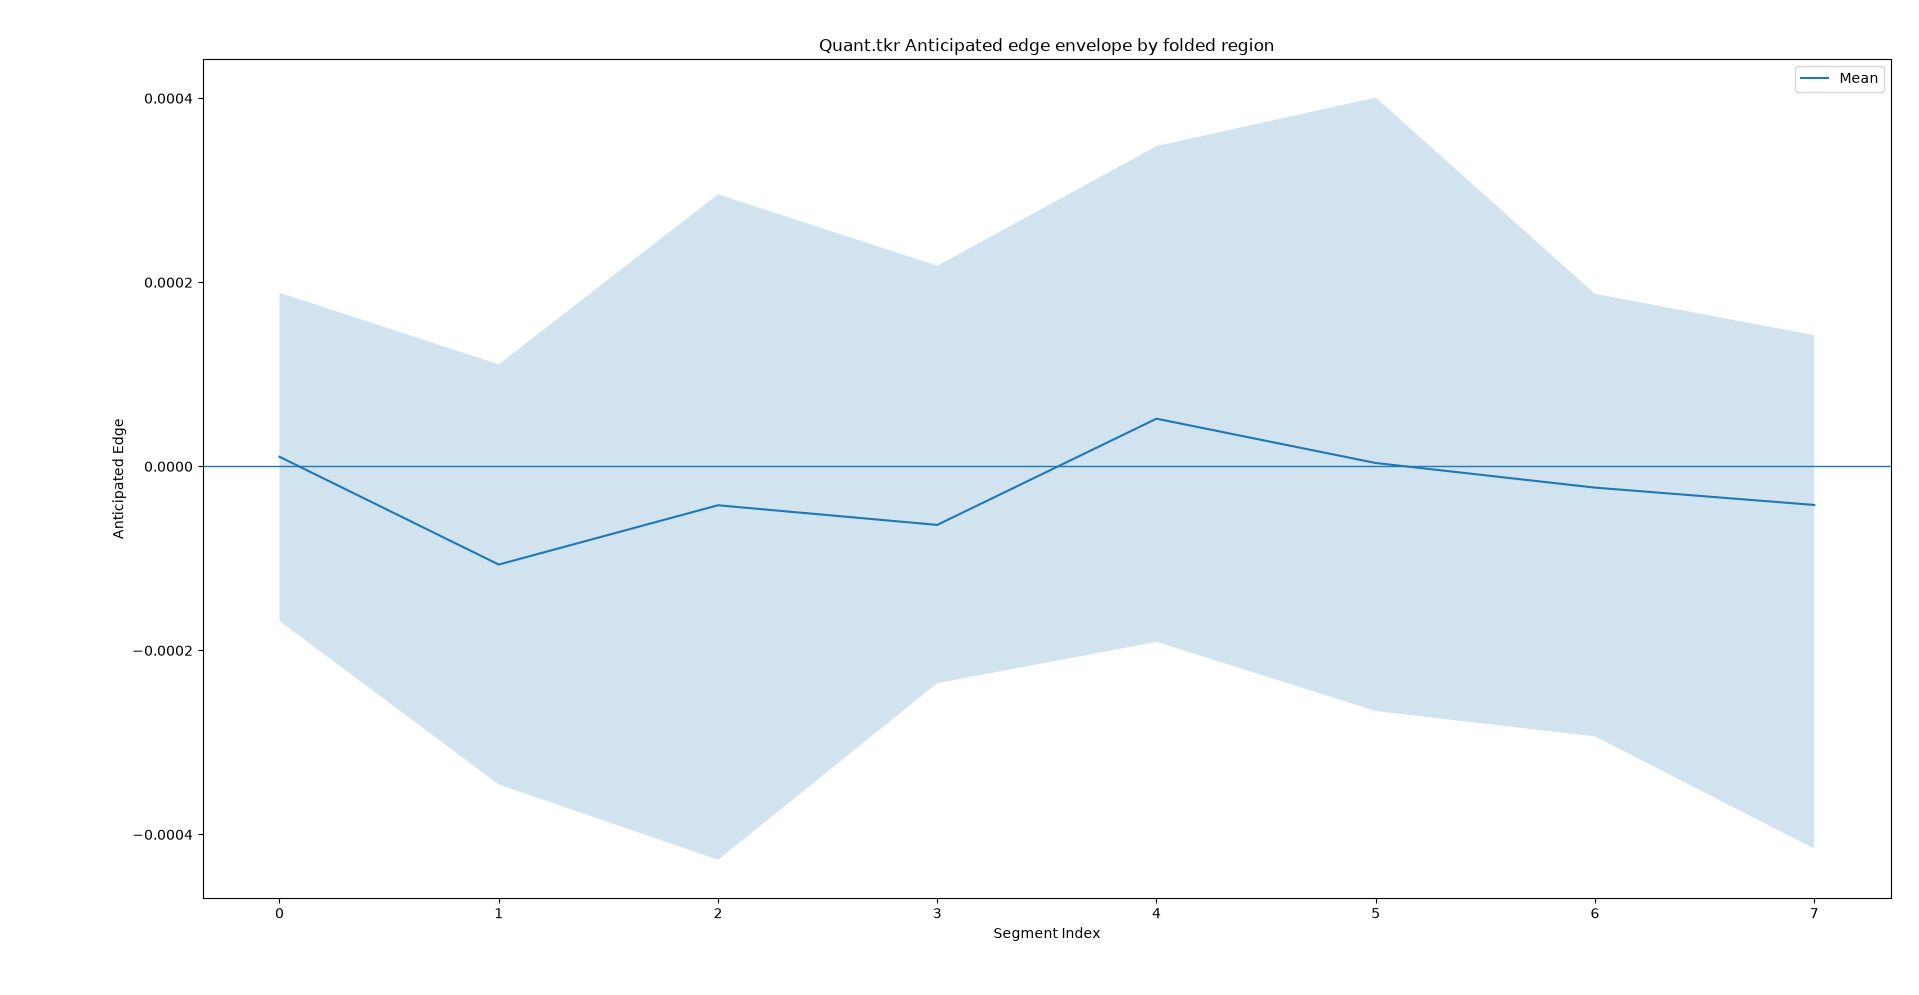

Reproduce this figure in Python.
from __future__ import annotations

import argparse
import io
import subprocess
import sys
from pathlib import Path

import pandas as pd
import matplotlib

# Force Matplotlib to use the Tkinter GUI backend
# matplotlib.use('TkAgg')
import matplotlib.pyplot as plt

from Loader import query_horizon_segments

def load_report(executable: str, arguments: list[str]) -> pd.DataFrame:
    try:
        result = subprocess.run(
            [executable, *arguments],
            stdout=subprocess.PIPE,
            stderr=subprocess.PIPE,
            text=True,
            check=False,
        )
    except FileNotFoundError:
        print(
            f"Could not find TruthInTheFlip Farm executable: {executable}",
            file=sys.stderr,
        )
        print(
            "Install TruthInTheFlip_Farm on PATH or provide it with --farm.",
            file=sys.stderr,
        )
        raise SystemExit(127)

    if result.returncode != 0:
        if result.stderr:
            print(result.stderr, file=sys.stderr, end="")
        raise SystemExit(result.returncode)

    return pd.read_csv(io.StringIO(result.stdout))


def load_tracker_frame(executable, path, horizon, fields):
    frame = load_report(
        executable,
        [
            "csv",
            "tracker",
            *horizon,
            "window",
            "by_total",
            "100B",
            "file",
            str(path),
            *fields
        ],
    )

    required = {*fields}
    missing = required.difference(frame.columns)

    if missing:
        raise ValueError(
            f"Report is missing expected columns: {sorted(missing)}"
        )

    return frame


def parse_args():
    script_dir = Path(__file__).resolve().parent

    default_tracker_dir = (
            script_dir.parent
            / "Artifacts"
            / "Trackers"
    )

    parser = argparse.ArgumentParser(
        description="Compare True Z trajectories across multiple TruthInTheFlip trackers."
    )

    parser.add_argument(
        "--farm",
        default="TruthInTheFlip_Farm",
        help=(
            "TruthInTheFlip_Farm executable. "
            "Defaults to TruthInTheFlip_Farm on PATH."
        ),
    )

    parser.add_argument(
        "--tracker-dir",
        type=Path,
        default=default_tracker_dir,
        help=(
            "Directory containing tracker files. "
            f"Defaults to {default_tracker_dir}"
        ),
    )

    parser.add_argument(
        "--horizon",
        default="8903400M",
        help="Maximum absolute total to include.",
    )

    return parser.parse_args()


def main() -> None:
    args = parse_args()

    executable = args.farm
    tracker_path = args.tracker_dir

    if not tracker_path.is_dir():
        print(
            f"Tracker directory not found: {tracker_path}",
            file=sys.stderr,
        )
        print(
            "specify with --tracker-dir",
            file=sys.stderr,
        )
        raise SystemExit(2)

    horizon = [
        "from", "absTotal", "100B",
        "to",
        "absTotal",
        args.horizon,
    ]

    fields = [
        "absTotal",
        "AnticipatedPercentage",
        "SamePercentage",
    ]

    fields = [
        "Index",
        "End.absTotal",
        "EndTrueZ",
        "End.SamePercentage",
        "sub#End.AnticipatedPercentage,50",
    ]

    filename = "Quant.tkr"

    df = query_horizon_segments(
        executable,
        tracker=tracker_path / filename,
        tracker_modifier=["full","window","by_total", "100B"],
        horizon_start=100_000_000_000,
        horizon_end=8_903_400_000_000,
        segment_count=12,
        process="segment",
        process_arguments=["by_total","100B"],
        fields=fields,
    )

    if (False):
        fig, ax = plt.subplots(figsize=(10, 6))

        for region, part in df.groupby("Region"):
            ax.plot(
                part["Index"],
                part["sub#End.AnticipatedPercentage,50"],
                label=f"Region {region}",
            )

        ax.axhline(0.0, linewidth=1)
        ax.set_title("Anticipated by region")
        ax.set_xlabel("Segment Index")
        ax.set_ylabel("Anticipated Edge")
        ax.legend()

        fig.tight_layout()
        plt.show()
    else:
        fold = (
            df.groupby("Index")["sub#End.AnticipatedPercentage,50"]
            .agg(["min", "max", "mean"])
            .reset_index()
        )

        fig, ax = plt.subplots(figsize=(10, 6))

        ax.fill_between(
            fold["Index"],
            fold["min"],
            fold["max"],
            alpha=0.2,
        )

        ax.plot(
            fold["Index"],
            fold["mean"],
            label="Mean",
        )

        ax.axhline(0.0, linewidth=1)
        ax.set_title(filename + " Anticipated edge envelope by folded region")
        ax.set_xlabel("Segment Index")
        ax.set_ylabel("Anticipated Edge")
        ax.legend()

        fig.tight_layout()
        plt.show()


if __name__ == "__main__":
    main()
